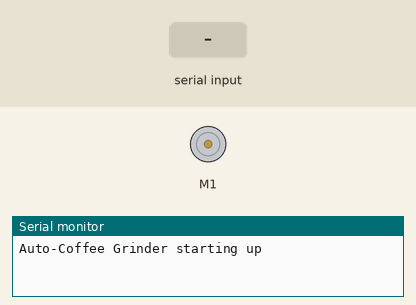
Recording of a sketch running on a simulated Arduino Uno, built with avr-gcc and run on an emulated ATmega328P. Parts: DC motor (green arrow = forward, orange = backward, longer = faster), the last lines printed to the serial monitor. The inputs (shaded band) are chosen by the test bench.

Above: at 1.2 s.
1.3 s: "1\n" received over Serial
At 1.6 s:
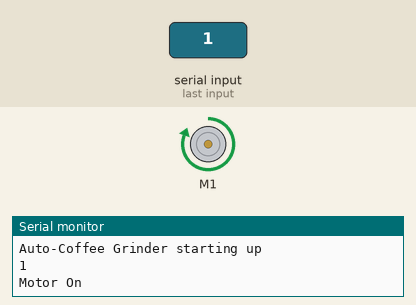
Timing chart, 0 to 4.3 s (numbered marks = the images above; inputs shaded):
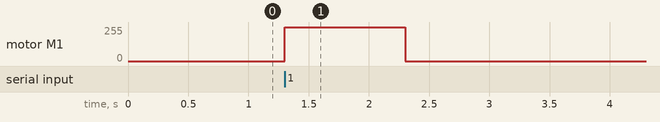

Measured:
- after the input at 1.3 s, motor M1: stopped → forward 255/255 at once, → stopped 1.0 s later

The sketch:

main.c.ino
```cpp
#include <Adafruit_MotorShield.h>

#include <Arduino.h>
#include <Wire.h>
#include <Adafruit_MotorShield.h>

Adafruit_MotorShield AFMS = Adafruit_MotorShield();
Adafruit_DCMotor *motor = AFMS.getMotor(1);

void motorOn();
void motorOff();

long data;


boolean isRunning;

void setup()
{
  Serial.begin(9600);
  Serial.println("Auto-Coffee Grinder starting up");

  isRunning = false;
  AFMS.begin();
  motor->setSpeed(255);
}

void loop()
{
  if (Serial.available() > 0)
  {
    long data = Serial.parseInt();
    Serial.print(data);
    Serial.print("\n");
    if (data == 1)
    {
      motor->run(FORWARD);
      isRunning = true;
      Serial.print("Motor On");
      Serial.print("\n");
    } else if (data == 0)
    {
      motor->run(RELEASE);
      isRunning = false;
      Serial.print("Motor Off");
    }
  }
}


void motorOn()
{
  motor->run(FORWARD);
  isRunning = true;
}

void motorOff()
{
  motor->run(RELEASE);
  isRunning = false;
}
```
